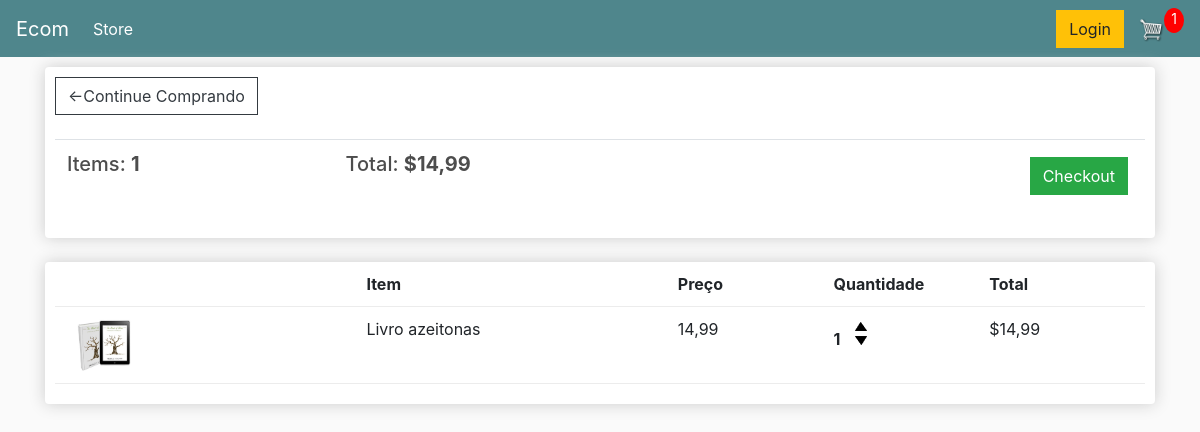
/cart/ (signed in), run on an earlier commit of the app's database.
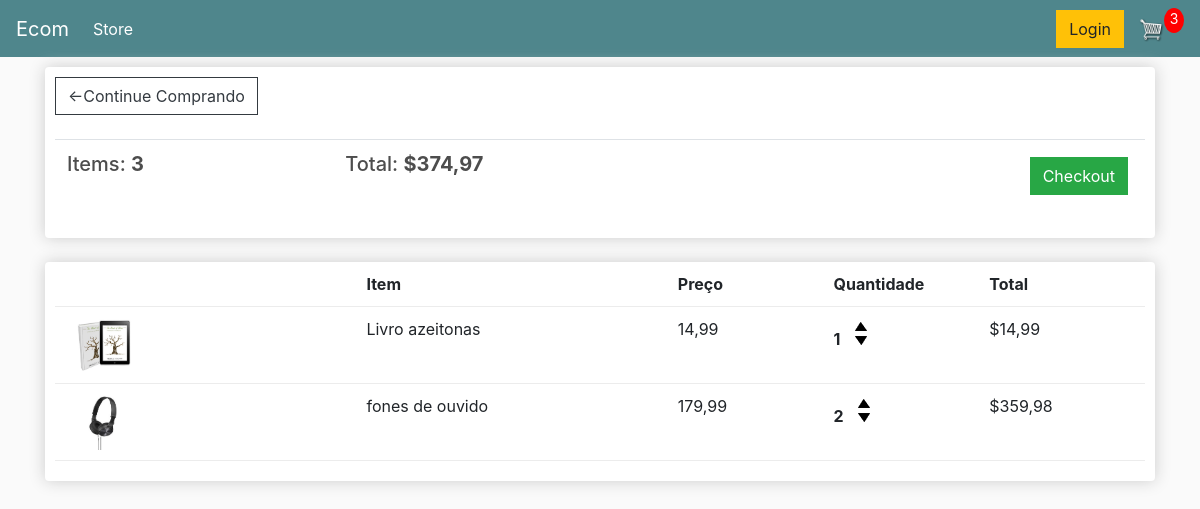
And on a later commit of the database.
### store/models.py (models this page shows, shortened)
class Pedido(models.Model):
    cliente = models.ForeignKey(Cliente, on_delete=models.SET_NULL, blank=True, null=True)
    data_pedido = models.DateTimeField(auto_now_add=True)
    completo = models.BooleanField(default=False, null=True, blank=False)
    transacao_id = models.CharField(max_length=200, null=True)
    @property
    def get_cart_total(self):
        pedidoitems = self.itempedido_set.all()
        total = sum([item.get_total for item in pedidoitems])
        return total
    @property
    def get_cart_items(self):
        pedidoitems = self.itempedido_set.all()
        total = sum([item.quantidade for item in pedidoitems])
        return total

class ItemPedido(models.Model):
    produto = models.ForeignKey(Produtos, on_delete=models.SET_NULL, blank=True, null=True)
    pedido = models.ForeignKey(Pedido, on_delete=models.SET_NULL, blank=True, null=True)
    quantidade = models.IntegerField(default=0, null=True, blank=True)
    data_adicionado = models.DateTimeField(auto_now_add=True)
    @property
    def get_total(self):
        total = self.produto.preco * self.quantidade
        return total

class Produtos(models.Model):
    name = models.CharField(max_length=200, null=True)
    preco = models.DecimalField(max_digits=7, decimal_places=2)
    digital = models.BooleanField(default=False, null=True, blank=False)
    imagem = models.ImageField(null=True, blank=True)
    @property
    def imagemURL(self):
        try:
            url = self.imagem.url
        except:
            url = ''
        return url

### store/views.py (the view)
# urls.py: path('cart/', cart, name="cart"),
def cart(request):
    data = cartData(request)
    carrinhoItems = data['carrinhoItems']
    pedido = data['pedido']
    items = data['items']
    context = {'items':items, 'pedido':pedido, 'carrinhoItems':carrinhoItems}
    return render(request, 'store/cart.html', context)

### store/utils.py (called while the page is built)
def cartData(request):
    if request.user.is_authenticated:
        cliente = request.user.cliente
        pedido, created = Pedido.objects.get_or_create(cliente=cliente, completo=False)
        items = pedido.itempedido_set.all()
        carrinhoItems = pedido.get_cart_items
    else:
        cookieData = cookieCart(request)
        carrinhoItems = cookieData['carrinhoItems']
        pedido = cookieData['pedido']
        items = cookieData['items']
    return {'carrinhoItems':carrinhoItems, 'pedido':pedido, 'items':items}

### store/templates/store/cart.html
{% extends 'store/main.html' %}
{% load static %}
{% block content %}
<div class="row">
    <div class="col-lg-12">
        <div class="box-element">
            <a class="btn btn-outline-dark" href="{% url 'store' %}">&#x2190;Continue Comprando</a>
            <br>
            <br>
            <table class="table">
                <tr>
                    <th><h5>Items: <strong>{{ pedido.get_cart_items }}</strong></h5></th>
                    <th><h5>Total: <strong>${{ pedido.get_cart_total|floatformat:2 }}</strong></h5></th>
                    <th>
                        <a style="float:right; margin:5px" class="btn btn-success" href="{% url 'checkout' %}">Checkout</a>
                    </th>
                </tr>
            </table>
        </div>
        <br>
        <div class="box-element">
            <div class="cart-row">
                <div style="flex:2"></div>
                <div style="flex:2"><strong>Item</strong></div>
                <div style="flex:1"><strong>Preço</strong></div>
                <div style="flex:1"><strong>Quantidade</strong></div>
                <div style="flex:1"><strong>Total</strong></div>
            </div>
            {% for item in items %}
            <div class="cart-row">
                <div style="flex:2"><img class="row-image" src="{{ item.produto.imagemURL }}"></div>
                <div style="flex:2">{{ item.produto.name }}</div>
                <div style="flex:1">{{ item.produto.preco|floatformat:2  }}</div>
                <div style="flex:1">
                    <p class="quantity">{{ item.quantidade }}</p>
                    <div class="quantity">
                        <img data-produto={{item.produto.id}} data-action="add" class="chg-quantity update-cart" src="{% static  'images/arrow-up.png' %}">
                        <img data-produto={{item.produto.id}} data-action="remove" class="chg-quantity update-cart" src="{% static  'images/arrow-down.png' %}">
                    </div>
                </div>
                <div style="flex:1">${{ item.get_total }}</div>
            </div>
            {% endfor %}
        </div>
    </div>
</div>
{% endblock content %}

### store/templates/store/main.html (shortened to what this page needs)
<!DOCTYPE html>
{% load static %}
<html>
<head>
	<link rel="stylesheet" href="https://stackpath.bootstrapcdn.com/bootstrap/4.4.1/css/bootstrap.min.css">
	<link rel="stylesheet" type="text/css" href="{% static 'css/main.css' %}">
</head>
<body>
    <nav class="navbar navbar-expand-lg navbar-dark bg-dark">
        <a class="navbar-brand" href="{% url 'store' %}">Ecom</a>
        <div class="collapse navbar-collapse" id="navbarSupportedContent">
          <ul class="navbar-nav mr-auto">
            <li class="nav-item active">
              <a class="nav-link" href="{% url 'store' %}">Store <span class="sr-only">(current)</span></a>
            </li>
          </ul>
            <div class="form-inline my-2 my-lg-0">
            <a href="#"class="btn btn-warning">Login</a>
            <a href="{% url 'cart' %}">
                <img  id="cart-icon" src="{% static 'images/cart.png' %}">
            </a>
            <p id="cart-total">{{carrinhoItems}}</p>
            </div>
        </div>
      </nav>
    <div class="container">
        {% block content %}
        {% endblock content %}
    </div>
</body>
</html>

### static/css/main.css (style rules this page uses)
body { background-color: hsl(0, 0%, 98%); }
h1,h2,h3,h4,h5,h6 { color:hsl(0, 0%, 30%); }
.box-element { box-shadow:hsl(0, 0%, 80%) 0 0 16px; background-color: #fff; border-radius: 4px; padding: 10px; }
.bg-dark { background-color: #4f868c!important; }
#cart-icon { width:25px; display: inline-block; margin-left: 15px; }
#cart-total { display: block; text-align: center; color:#fff; background-color: red; width: 20px; height: 25px; border-radius: 50%; font-size: 14px; }
.col-lg-4, .col-lg-6, .col-lg-8, .col-lg-12 { margin-top: 10px; }
.btn { border-radius: 0; }
.row-image { width: 100px; }
.cart-row { display: flex; align-items: flex-stretch; padding-bottom: 10px; margin-bottom: 10px; border-bottom: 1px solid #ececec; }
.quantity { display: inline-block; font-weight: 700; padding-right:10px; }
.chg-quantity { width: 12px; cursor: pointer; display: block; margin-top: 5px; transition:.1s; }

What changed in the data, as far as the page shows it:
computed for Pedido: get_cart_items "1" → "3"; get_cart_total "14,99" → "374,97"
added ItemPedido: produto.imagemURL (picture), produto.name "fones de ouvido", produto.preco "179,99", quantidade "2", get_total "359,98"
Also different on the page:
{{ carrinhoItems }}: "1" → "3"
